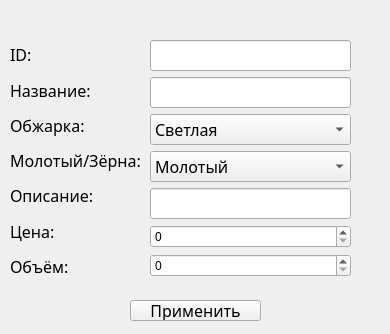
<?xml version="1.0" encoding="UTF-8"?>
<ui version="4.0">
 <class>Form</class>
 <widget class="QWidget" name="Form">
  <property name="geometry">
   <rect>
    <x>0</x>
    <y>0</y>
    <width>390</width>
    <height>334</height>
   </rect>
  </property>
  <property name="minimumSize">
   <size>
    <width>0</width>
    <height>334</height>
   </size>
  </property>
  <property name="maximumSize">
   <size>
    <width>390</width>
    <height>334</height>
   </size>
  </property>
  <property name="windowTitle">
   <string>Form</string>
  </property>
  <widget class="QPushButton" name="applyChanges">
   <property name="geometry">
    <rect>
     <x>130</x>
     <y>300</y>
     <width>131</width>
     <height>21</height>
    </rect>
   </property>
   <property name="font">
    <font>
     <family>Bahnschrift</family>
     <pointsize>12</pointsize>
     <weight>50</weight>
     <bold>false</bold>
    </font>
   </property>
   <property name="text">
    <string>Применить</string>
   </property>
  </widget>
  <widget class="QWidget" name="">
   <property name="geometry">
    <rect>
     <x>10</x>
     <y>40</y>
     <width>131</width>
     <height>241</height>
    </rect>
   </property>
   <layout class="QVBoxLayout" name="verticalLayout">
    <item>
     <widget class="QLabel" name="label">
      <property name="font">
       <font>
        <family>Bahnschrift</family>
        <pointsize>12</pointsize>
       </font>
      </property>
      <property name="text">
       <string>ID:</string>
      </property>
     </widget>
    </item>
    <item>
     <widget class="QLabel" name="label_2">
      <property name="font">
       <font>
        <family>Bahnschrift</family>
        <pointsize>12</pointsize>
       </font>
      </property>
      <property name="text">
       <string>Название:</string>
      </property>
     </widget>
    </item>
    <item>
     <widget class="QLabel" name="label_3">
      <property name="font">
       <font>
        <family>Bahnschrift</family>
        <pointsize>12</pointsize>
       </font>
      </property>
      <property name="text">
       <string>Обжарка:</string>
      </property>
     </widget>
    </item>
    <item>
     <widget class="QLabel" name="label_4">
      <property name="font">
       <font>
        <family>Bahnschrift</family>
        <pointsize>12</pointsize>
       </font>
      </property>
      <property name="text">
       <string>Молотый/Зёрна:</string>
      </property>
     </widget>
    </item>
    <item>
     <widget class="QLabel" name="label_5">
      <property name="font">
       <font>
        <family>Bahnschrift</family>
        <pointsize>12</pointsize>
       </font>
      </property>
      <property name="text">
       <string>Описание:</string>
      </property>
     </widget>
    </item>
    <item>
     <widget class="QLabel" name="label_8">
      <property name="font">
       <font>
        <family>Bahnschrift</family>
        <pointsize>12</pointsize>
       </font>
      </property>
      <property name="text">
       <string>Цена:</string>
      </property>
     </widget>
    </item>
    <item>
     <widget class="QLabel" name="label_7">
      <property name="font">
       <font>
        <family>Bahnschrift</family>
        <pointsize>12</pointsize>
       </font>
      </property>
      <property name="text">
       <string>Объём:</string>
      </property>
     </widget>
    </item>
   </layout>
  </widget>
  <widget class="QWidget" name="">
   <property name="geometry">
    <rect>
     <x>150</x>
     <y>40</y>
     <width>201</width>
     <height>241</height>
    </rect>
   </property>
   <layout class="QVBoxLayout" name="verticalLayout_2">
    <item>
     <widget class="QLineEdit" name="coffeeID">
      <property name="font">
       <font>
        <family>Bahnschrift</family>
        <pointsize>12</pointsize>
       </font>
      </property>
     </widget>
    </item>
    <item>
     <widget class="QLineEdit" name="coffeeName">
      <property name="font">
       <font>
        <family>Bahnschrift</family>
        <pointsize>12</pointsize>
       </font>
      </property>
     </widget>
    </item>
    <item>
     <widget class="QComboBox" name="coffeeRoastLevel">
      <property name="font">
       <font>
        <family>Bahnschrift</family>
        <pointsize>12</pointsize>
       </font>
      </property>
      <property name="editable">
       <bool>false</bool>
      </property>
      <item>
       <property name="text">
        <string>Светлая</string>
       </property>
      </item>
      <item>
       <property name="text">
        <string>Средняя</string>
       </property>
      </item>
      <item>
       <property name="text">
        <string>Темная</string>
       </property>
      </item>
     </widget>
    </item>
    <item>
     <widget class="QComboBox" name="coffeeGOrB">
      <property name="font">
       <font>
        <family>Bahnschrift</family>
        <pointsize>12</pointsize>
       </font>
      </property>
      <item>
       <property name="text">
        <string>Молотый</string>
       </property>
      </item>
      <item>
       <property name="text">
        <string>В зернах</string>
       </property>
      </item>
     </widget>
    </item>
    <item>
     <widget class="QLineEdit" name="coffeeDescription">
      <property name="font">
       <font>
        <family>Bahnschrift</family>
        <pointsize>12</pointsize>
       </font>
      </property>
     </widget>
    </item>
    <item>
     <widget class="QSpinBox" name="coffeePrice">
      <property name="maximum">
       <number>10000000</number>
      </property>
     </widget>
    </item>
    <item>
     <widget class="QSpinBox" name="packageSize">
      <property name="maximum">
       <number>10000000</number>
      </property>
     </widget>
    </item>
   </layout>
  </widget>
 </widget>
 <resources/>
 <connections/>
</ui>
